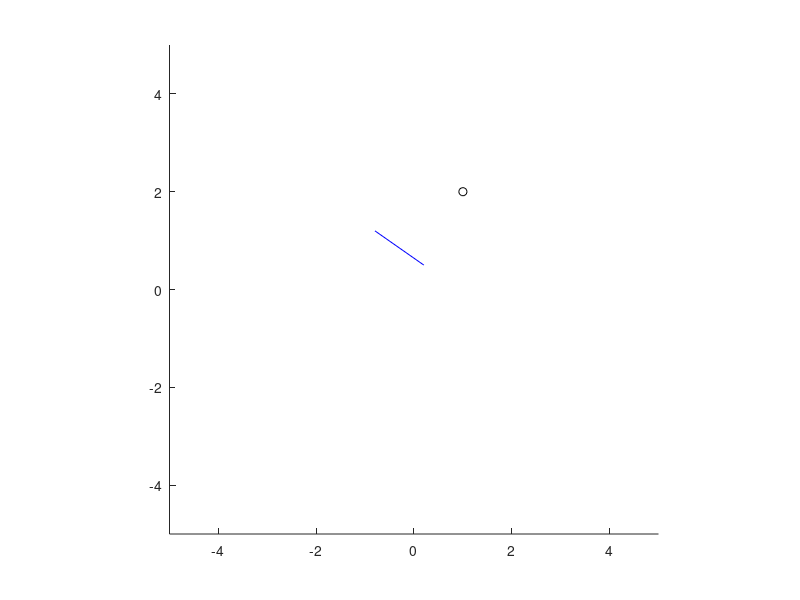

Recreate this plot in MATLAB. (Note: this script raises an error after producing the figure.)
%%  Line rotation Test
%   Avery Bodenstein
%   9/3/18

%%  Inputs
clc; clear; close all;

%   Set up rotation inputs
old_point = [1,2,3];
line_origin = [0.2,0.5,0.1];
line_vector = [-1,.7,1];
line = [line_origin;line_origin+line_vector];
theta = 0:270;

%   Set up Figure
figure
xlim([-5,5])
ylim([-5,5])
zlim([-5,5])
axis square
hold on

%   Plot origin point and line
plot3(old_point(1),old_point(2),old_point(3),'ko')
plot3(line(:,1),line(:,2),line(:,3),'b-')

%   Calculate new points
new_point = zeros(length(theta),3);
for i = 1:length(theta)
    new_point(i,:) = rot_line(old_point,line_origin,line_vector,theta(i));
end

%   Plot new points
plot3(new_point(:,1),new_point(:,2),new_point(:,3),'r-')